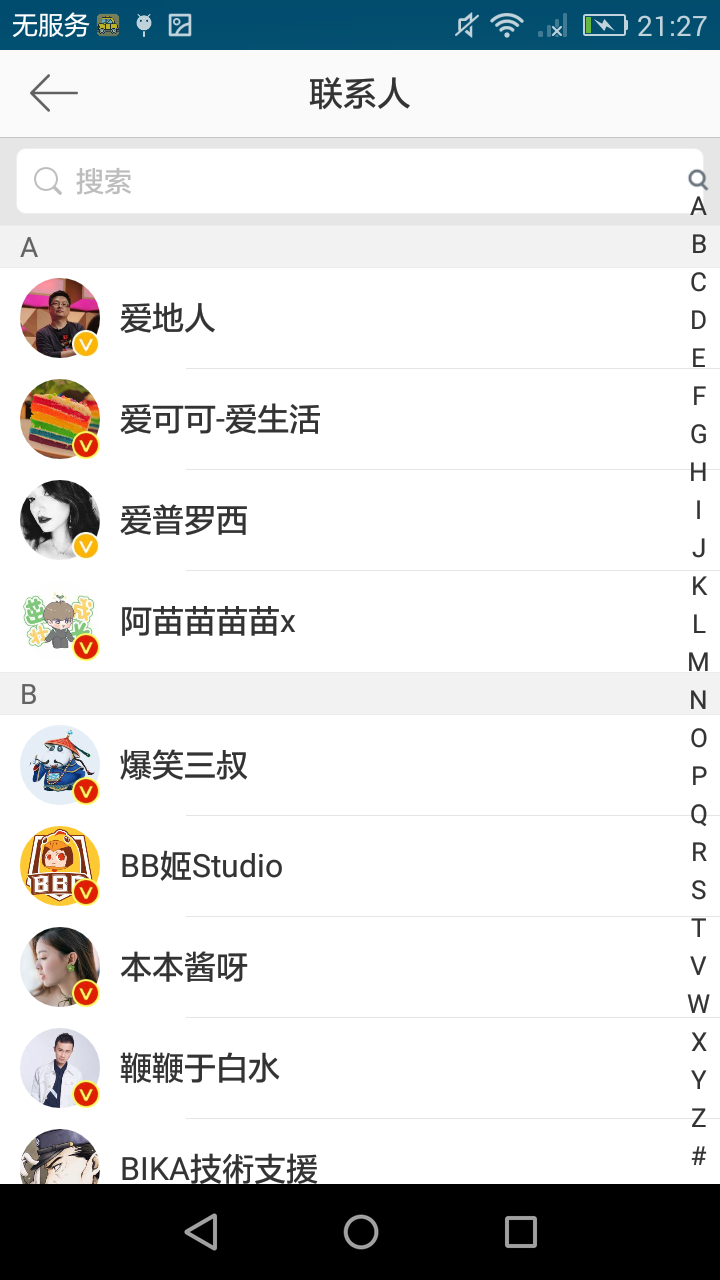
#> input picture OpenCV/RectanglePractice/pictures/b.png, 720 x 1280 px; its folder holds only this picture in this run
$ python contour.py   (older library calls are emulated)
#> lines starting #> are read from the running program, lines starting #| are printed output that depends on the picture; after the words box and inside, x2 and y2 are one past the last pixel; in counts of white or black regions, pixels touching at a corner belong together
#!/usr/bin/env python
# -*- coding: utf-8 -*-
"""
@author:Wang Yan
@ide:PyCharm
@time:2020/6/25 20:01
"""

import cv2
import os

def nothing():
    pass


# 设置展示图像的窗口大小
cv2.namedWindow("canny", 0)
cv2.resizeWindow("canny", 400, 800)

cv2.namedWindow("closed", 0)
cv2.resizeWindow("closed", 400, 800)

cv2.namedWindow("rect", 0)
cv2.resizeWindow("rect", 400, 800)

# 将测试用的图片读入内存，放在数组中
file_list = os.listdir('pictures')
n = len(file_list)
img_list = []
for i in range(n):
    pic_path = "pictures/" + file_list[i]
    img = cv2.imread(pic_path)
#> img is the input picture: shape (1280, 720, 3); mean B, G, R 218, 217.8, 216.5
    img_list.append(img)

# 设置canny参数初始值
canny_min = 60
canny_max = 130

# 创建滚动条
cv2.createTrackbar('canny_min', 'canny', canny_min, 255, nothing)
cv2.createTrackbar('canny_max', 'canny', canny_max, 255, nothing)
cv2.createTrackbar('min_scale', 'rect', 0, 1000, nothing)
cv2.createTrackbar('max_scale', 'rect', 35, 1000, nothing)
cv2.createTrackbar('height', 'rect', 35, 200, nothing)
cv2.createTrackbar('pic_index', 'rect', 0, n - 1, nothing)

while True:
    i = cv2.getTrackbarPos('pic_index', 'rect')
    img = img_list[i]
    img_height, img_width = img.shape[:2]
    img_size = img_width * img_height

    img2 = img

    # 对中值滤波后的图像做canny运算，得到二值图
    canny_min = cv2.getTrackbarPos('canny_min', 'canny')
    canny_max = cv2.getTrackbarPos('canny_max', 'canny')
    canny = cv2.Canny(img2, canny_min, canny_max)
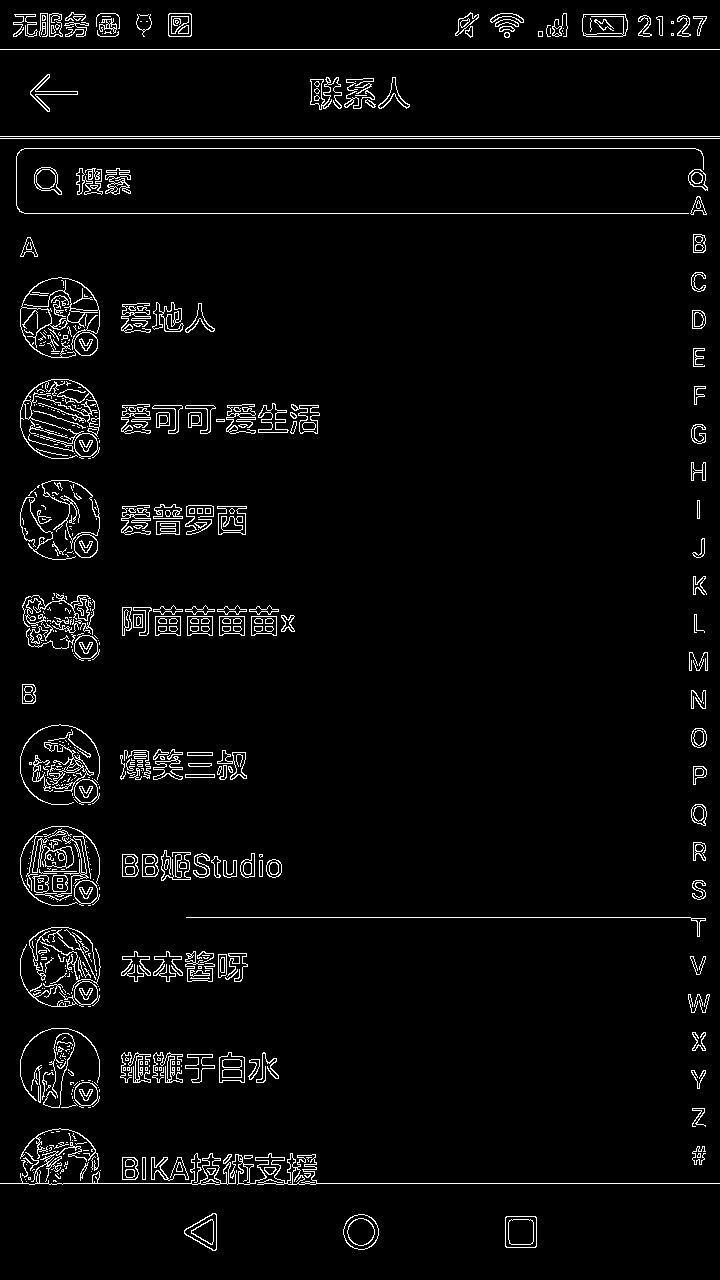
#> canny: shape (1280, 720); 3.7% white in thin lines or dots
    cv2.imshow('canny', canny)

    # 对canny运算后的二值图做闭运算
    kernel = cv2.getStructuringElement(cv2.MORPH_RECT, (5, 5))
    closed = cv2.morphologyEx(canny, cv2.MORPH_CLOSE, kernel)
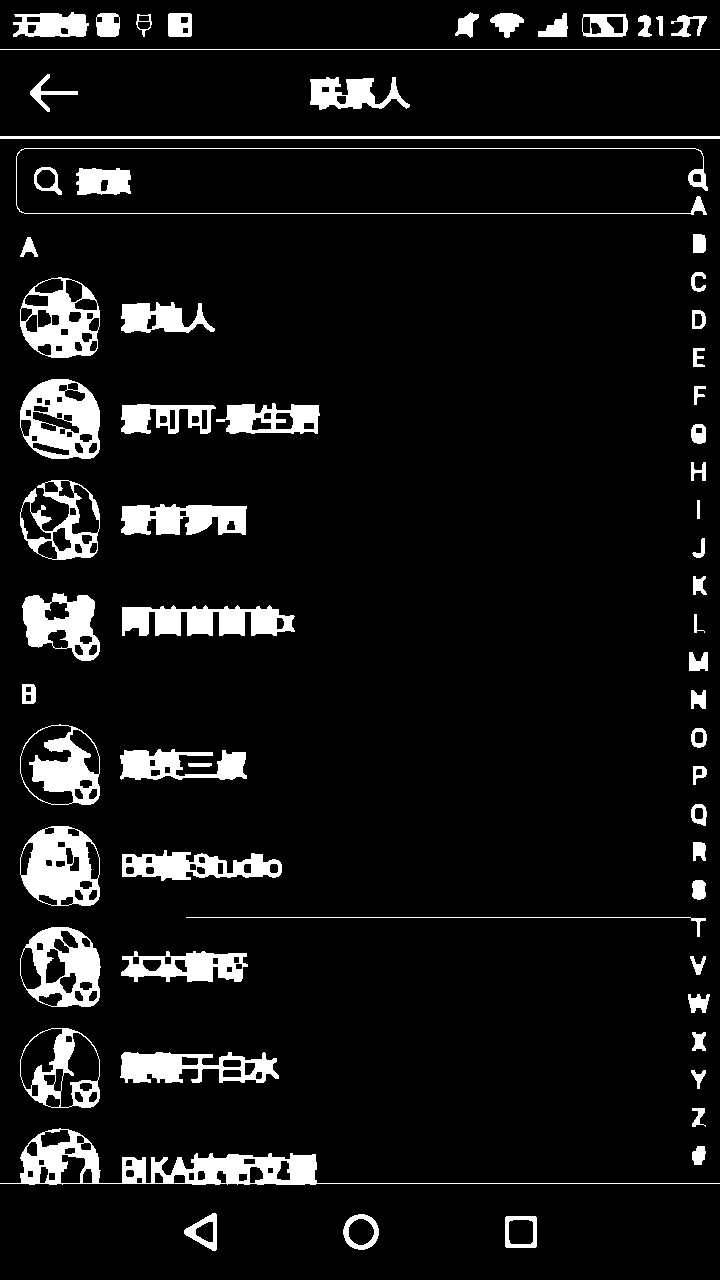
#> closed: shape (1280, 720); 8% white; 67 white regions
    cv2.imshow('closed', closed)

    # 从闭运算后的二值图中提取轮廓
    _, contours, hierarchy = cv2.findContours(closed, cv2.RETR_TREE, cv2.CHAIN_APPROX_SIMPLE)
#> contours = 249 contours, 1 with area under 20; largest, box (x1, y1, x2, y2) and area: (0, 1128, 720, 1185) 8308, (20, 724, 100, 805) 5278, (20, 826, 100, 906) 5274, (20, 379, 100, 459) 5270, (20, 1028, 100, 1108) 5267

    # 获得所有轮廓的外框图，并根据设置的控件大小阈值，对外框图进行筛选
    min_scale = cv2.getTrackbarPos('min_scale', 'rect') / 1000
    max_scale = cv2.getTrackbarPos('max_scale', 'rect') / 1000
    height = cv2.getTrackbarPos('height', 'rect')
    rect_list = []
    for j in range(len(contours)):
        x, y, w, h = cv2.boundingRect(contours[j])
        if w * h < img_size * min_scale or w * h > img_size * max_scale or h < height:
            continue
        rect_list.append((x, y, w, h))    # 将筛选得到的外框图在原始图像上绘出
#> this loop made 249 passes
#> (x, y, w, h) on passes 1 to 3: (505, 1216, 32, 32), (508, 1219, 26, 26), (343, 1214, 36, 36)
#> after the loop, rect_list = 20 items, first 6: (343, 1214, 36, 36), (184, 1213, 33, 38), (20, 1028, 80, 80), (60, 1032, 40, 76), (20, 1028, 43, 62), (20, 927, 81, 80)
    img3 = img.copy()
    for x, y, w, h in rect_list:
        cv2.rectangle(img3, (x, y), (x + w, y + h), (0, 0, 255), 2)
#> this loop made 20 passes
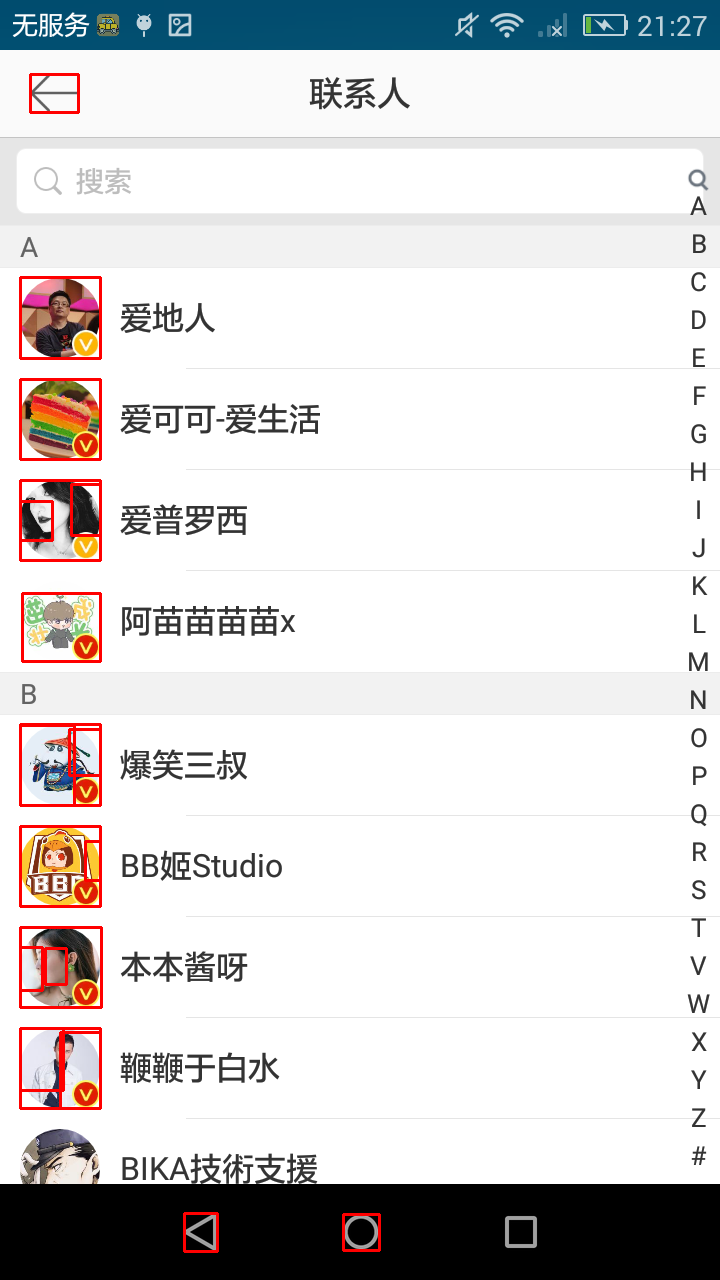
#> img3: shape (1280, 720, 3); 1.25% of pixels changed, all inside (x1, y1, x2, y2) = (19, 73, 381, 1253)
    cv2.imshow("rect", img3)
    cv2.waitKey(30)
